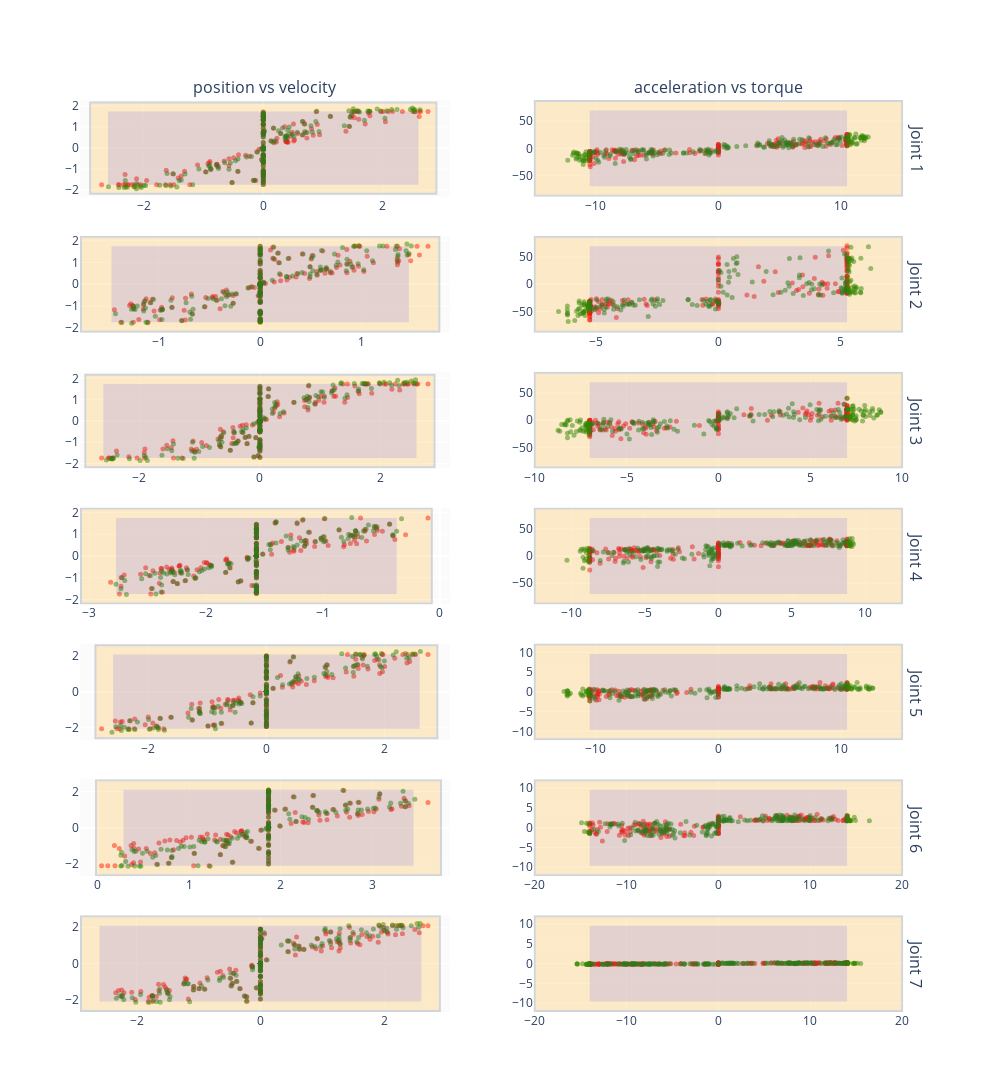

Write notebook code for a chart like this one.
### Code cell
fig = make_subplots(rows=7, cols=2, column_titles=["position vs velocity", "acceleration vs torque"], row_titles=["Joint 1", "Joint 2", "Joint 3", "Joint 4", "Joint 5", "Joint 6", "Joint 7"])

for i in range(7):

        # Plot ranges
        fig.add_shape(y0=-torque_limit[i], y1=torque_limit[i],
                        x0=-acceleration_limit[i], x1=acceleration_limit[i],
                        row=i+1, col=2, line_width=2, fillcolor="orange", opacity=0.2)

        fig.add_shape(y0=-0.8*torque_limit[i], y1=0.8*torque_limit[i],
                        x0=-0.7*acceleration_limit[i], x1=0.7*acceleration_limit[i],
                        row=i+1, col=2, line_width=0, fillcolor="blue", opacity=0.1)

        # Plot ranges
        fig.add_shape(y0=-velocity_limit[i], y1=velocity_limit[i],
                        x0=position_limit[0, i], x1=position_limit[1, i],
                        row=i+1, col=1, line_width=2, fillcolor="orange", opacity=0.2)

        fig.add_shape(y0=-0.8*velocity_limit[i], y1=0.8*velocity_limit[i],
                        x0=position_limit[0, i]+0.3, x1=position_limit[1, i]-0.3,
                        row=i+1, col=1, line_width=0, fillcolor="blue", opacity=0.1)

        # Plot position and velocity extremums
        fig.add_trace(
        go.Scatter(x=min_position_rk[i, :], y=min_velocity_rk[i, :], mode='markers',
                marker=dict(
                color='red',
                opacity=0.5,
                size=5)),
        row=i+1, col=1 )

        fig.add_trace(
        go.Scatter(x=max_position_rk[i, :], y=max_velocity_rk[i, :], mode='markers',
                marker=dict(
                color='red',
                opacity=0.5,
                size=5)),
        row=i+1, col=1 )


        fig.add_trace(
        go.Scatter(x=min_position_mpc[i, :], y=min_velocity_mpc[i, :], mode='markers',
                marker=dict(
                color='green',
                opacity=0.5,
                size=5)),
        row=i+1, col=1 )

        fig.add_trace(
        go.Scatter(x=max_position_mpc[i, :], y=max_velocity_mpc[i, :], mode='markers',
                marker=dict(
                color='green',
                opacity=0.5,
                size=5)),
        row=i+1, col=1 )

        # fig.add_vline(x=position_limit[0, i],
        # row=i+1, col=1, line_dash="dash", line_width=1)

        # fig.add_vline(x=position_limit[1, i],
        # row=i+1, col=1, line_dash="dash", line_width=1)

        # fig.add_hline(y=-velocity_limit[i],
        # row=i+1, col=1, line_dash="dash", line_width=1)

        # fig.add_hline(y=velocity_limit[i],
        # row=i+1, col=1, line_dash="dash", line_width=1)



        # Plot acceelartion and torque extremums
        fig.add_trace(
        go.Scatter(x=min_accel_rk[i, :], y=min_torque_rk[i, :], mode='markers',
                marker=dict(
                color='red',
                opacity=0.5,
                size=5)),
        row=i+1, col=2 )

        fig.add_trace(
        go.Scatter(x=max_accel_rk[i, :], y=max_torque_rk[i, :], mode='markers',
                marker=dict(
                color='red',
                opacity=0.5,
                size=5)),
        row=i+1, col=2 )


        fig.add_trace(
        go.Scatter(x=min_accel_mpc[i, :], y=min_torque_mpc[i, :], mode='markers',
                marker=dict(
                color='green',
                opacity=0.5,
                size=5)),
        row=i+1, col=2 )

        fig.add_trace(
        go.Scatter(x=max_accel_mpc[i, :], y=max_torque_mpc[i, :], mode='markers',
                marker=dict(
                color='green',
                opacity=0.5,
                size=5)),
        row=i+1, col=2 )



        


    
fig.update_layout(
    height=1500,
    width=1000,
    plot_bgcolor='rgba(250,250,250, 0.7)')
fig.update(layout_showlegend=False)
fig.show()
